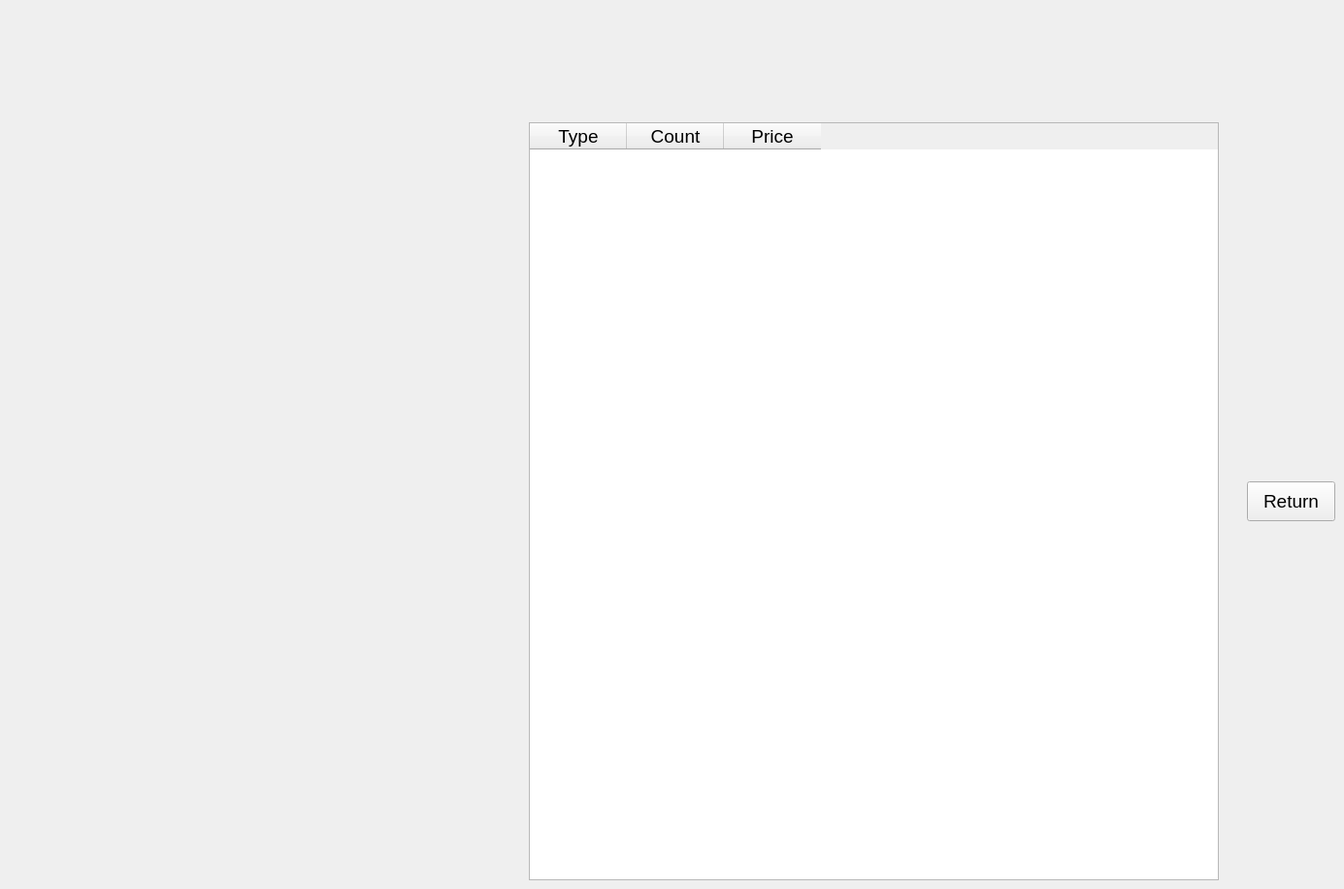
    <widget class="QWidget" name="pgOrderAlteration">
     <widget class="QWidget" name="widgetOrderAlteration" native="true">
      <property name="geometry">
       <rect>
        <x>545</x>
        <y>126</y>
        <width>831</width>
        <height>781</height>
       </rect>
      </property>
      <widget class="QPushButton" name="btnAlterationsReturn">
       <property name="geometry">
        <rect>
         <x>740</x>
         <y>370</y>
         <width>91</width>
         <height>41</height>
        </rect>
       </property>
       <property name="font">
        <font>
         <pointsize>14</pointsize>
        </font>
       </property>
       <property name="cursor">
        <cursorShape>PointingHandCursor</cursorShape>
       </property>
       <property name="text">
        <string>Return</string>
       </property>
       <property name="shortcut">
        <string>Esc</string>
       </property>
       <property name="checkable">
        <bool>false</bool>
       </property>
      </widget>
      <widget class="QTableWidget" name="tableWidgetAlterationsOptions">
       <property name="geometry">
        <rect>
         <x>0</x>
         <y>0</y>
         <width>711</width>
         <height>781</height>
        </rect>
       </property>
       <property name="font">
        <font>
         <pointsize>14</pointsize>
        </font>
       </property>
       <attribute name="verticalHeaderVisible">
        <bool>false</bool>
       </attribute>
       <column>
        <property name="text">
         <string>Type</string>
        </property>
        <property name="font">
         <font>
          <pointsize>14</pointsize>
         </font>
        </property>
       </column>
       <column>
        <property name="text">
         <string>Count</string>
        </property>
        <property name="font">
         <font>
          <pointsize>14</pointsize>
         </font>
        </property>
       </column>
       <column>
        <property name="text">
         <string>Price</string>
        </property>
        <property name="font">
         <font>
          <pointsize>14</pointsize>
         </font>
        </property>
       </column>
      </widget>
     </widget>
    </widget>
